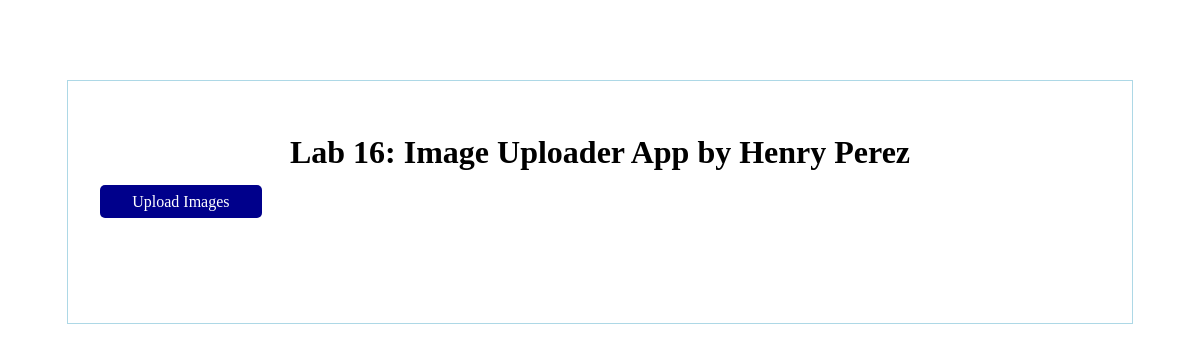
Before: / with the older database file.
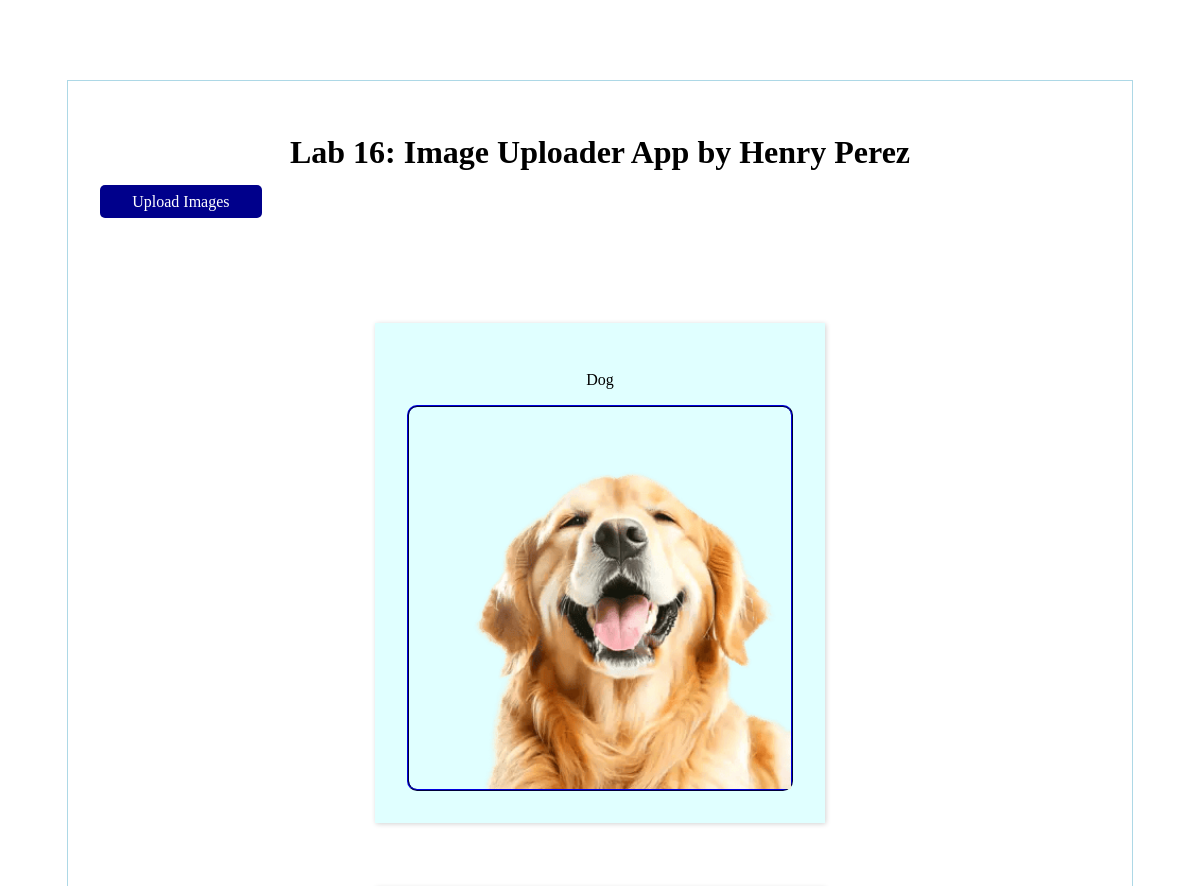
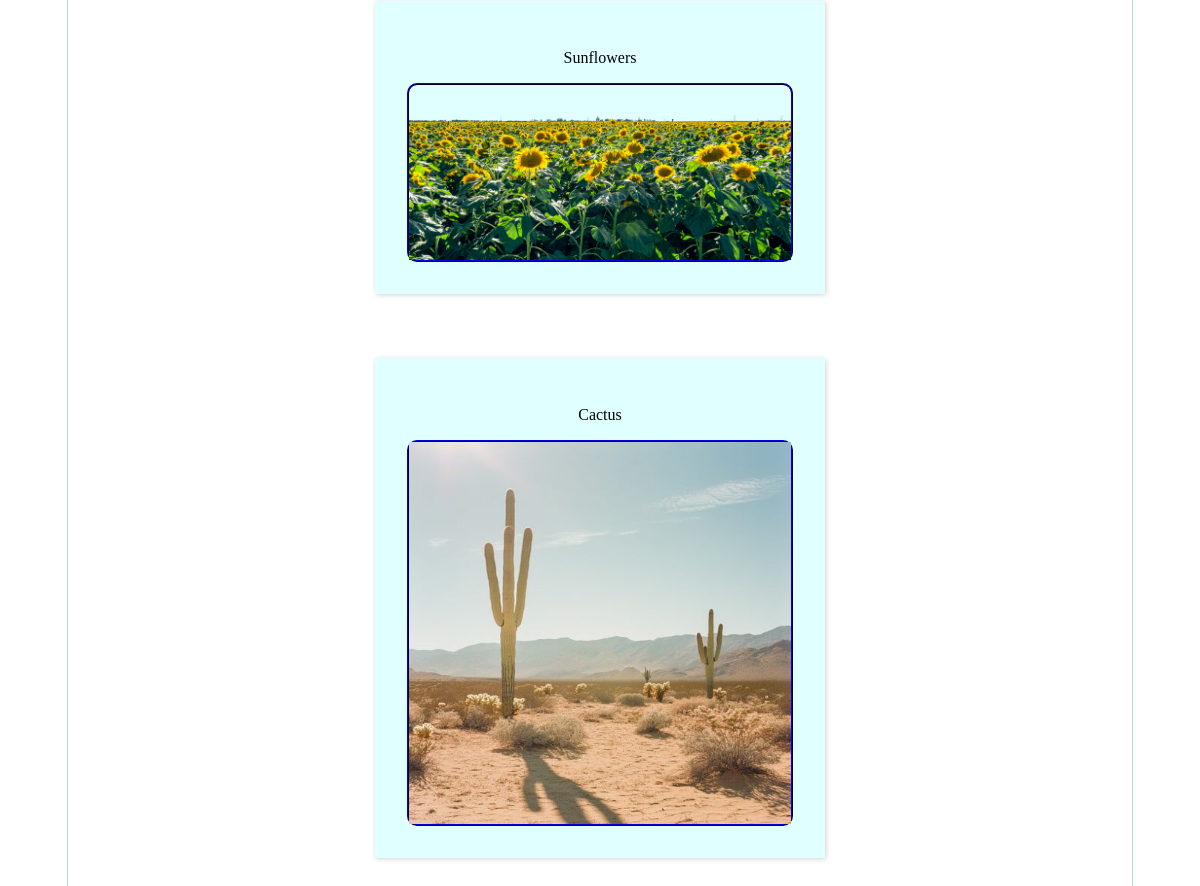
After: the same page with the newer database file (2 pictures, top to bottom).
### post/models.py (models this page shows, shortened)
class Post(models.Model):
    title = models.CharField(max_length=200)
    image = models.ImageField(upload_to='images/')

### post/views.py (the view)
# urls.py: path('', HomePageView.as_view(), name='home'),
class HomePageView(ListView):
    model = Post
    template_name = 'home.html'

### templates/home.html (shortened to what this page needs)
<!DOCTYPE html>
<html lang="en">
<head>
    {% load static %}
    <link rel="stylesheet" href="{% static 'style.css' %}">
</head>
<body>
    <main class="maincontainer">
        <h1 class="title">Lab 16: Image Uploader App by Henry Perez</h1>
        <section>
            <nav>
                <a class="upload_img_btn" href="{% url 'add_post' %}">Upload Images</a>
            </nav>
        </section>
        <section class="albumcontainer">
            {% for post in object_list %}
            <div class="card">
                <p class="card_title">{{post.title}}</p>
                <div class="card_img">
                    <img src="{{post.image.url}}" alt="image of {{post.title}}"/>
                </div>
            </div>
            {% endfor %}
        </section>
    </main>
</body>
</html>

### static/style.css (style rules this page uses)
* { box-sizing: border-box; }
img { width:100%; display:block; }
.maincontainer { width: 90%; margin: 5rem auto; padding: 2rem; border: solid lightblue 1px; }
.title { text-align: center; }
.upload_img_btn { background-color: darkblue; padding: 0.5rem 2rem; border-radius: 5px; color: white; text-decoration: none; }
.albumcontainer { margin-top:5rem; display: flex; justify-content: space-around; flex-wrap: wrap; }
.card { width: 45%; padding: 2rem; background-color: lightcyan; box-shadow: 1px 1px 5px lightgray; margin: 2rem; }
.card_title { text-align: center; font-family: Georgia, 'Times New Roman', Times, serif; }
.card_img { border: ridge 2px darkblue; border-radius: 10px; }

Changed rows visible on the page:
added Post: title "Dog", image (picture)
added Post: title "Sunflowers", image (picture)
added Post: title "Cactus", image (picture)
